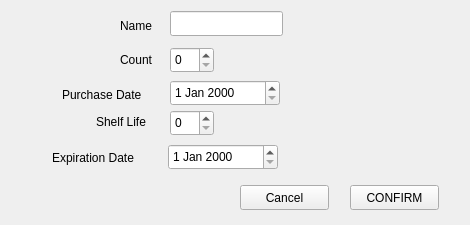
<?xml version="1.0" encoding="UTF-8"?>
<ui version="4.0">
 <class>Form</class>
 <widget class="QWidget" name="Form">
  <property name="geometry">
   <rect>
    <x>0</x>
    <y>0</y>
    <width>470</width>
    <height>225</height>
   </rect>
  </property>
  <property name="windowTitle">
   <string>Form</string>
  </property>
  <widget class="QDateEdit" name="purchaseDateEdit">
   <property name="geometry">
    <rect>
     <x>170</x>
     <y>80</y>
     <width>110</width>
     <height>26</height>
    </rect>
   </property>
  </widget>
  <widget class="QSpinBox" name="shelfLifeBox">
   <property name="geometry">
    <rect>
     <x>170</x>
     <y>110</y>
     <width>44</width>
     <height>26</height>
    </rect>
   </property>
  </widget>
  <widget class="QPushButton" name="cancelButton">
   <property name="geometry">
    <rect>
     <x>240</x>
     <y>185</y>
     <width>89</width>
     <height>25</height>
    </rect>
   </property>
   <property name="text">
    <string>Cancel</string>
   </property>
  </widget>
  <widget class="QPushButton" name="confirmButton">
   <property name="geometry">
    <rect>
     <x>350</x>
     <y>185</y>
     <width>89</width>
     <height>25</height>
    </rect>
   </property>
   <property name="text">
    <string>CONFIRM</string>
   </property>
  </widget>
  <widget class="QLabel" name="label">
   <property name="geometry">
    <rect>
     <x>96</x>
     <y>113</y>
     <width>67</width>
     <height>17</height>
    </rect>
   </property>
   <property name="text">
    <string>Shelf Life</string>
   </property>
  </widget>
  <widget class="QLabel" name="label_2">
   <property name="geometry">
    <rect>
     <x>62</x>
     <y>86</y>
     <width>101</width>
     <height>17</height>
    </rect>
   </property>
   <property name="text">
    <string>Purchase Date</string>
   </property>
  </widget>
  <widget class="QLineEdit" name="nameBox">
   <property name="geometry">
    <rect>
     <x>170</x>
     <y>11</y>
     <width>113</width>
     <height>25</height>
    </rect>
   </property>
  </widget>
  <widget class="QLabel" name="label_3">
   <property name="geometry">
    <rect>
     <x>120</x>
     <y>16</y>
     <width>41</width>
     <height>20</height>
    </rect>
   </property>
   <property name="text">
    <string>Name</string>
   </property>
  </widget>
  <widget class="QLabel" name="label_4">
   <property name="geometry">
    <rect>
     <x>120</x>
     <y>50</y>
     <width>41</width>
     <height>20</height>
    </rect>
   </property>
   <property name="text">
    <string>Count</string>
   </property>
  </widget>
  <widget class="QDateEdit" name="expirationDateEdit">
   <property name="geometry">
    <rect>
     <x>168</x>
     <y>144</y>
     <width>110</width>
     <height>26</height>
    </rect>
   </property>
  </widget>
  <widget class="QLabel" name="label_5">
   <property name="geometry">
    <rect>
     <x>52</x>
     <y>148</y>
     <width>111</width>
     <height>20</height>
    </rect>
   </property>
   <property name="text">
    <string>Expiration Date</string>
   </property>
  </widget>
  <widget class="QSpinBox" name="spinBox">
   <property name="geometry">
    <rect>
     <x>170</x>
     <y>47</y>
     <width>44</width>
     <height>26</height>
    </rect>
   </property>
  </widget>
 </widget>
 <resources/>
 <connections/>
</ui>
